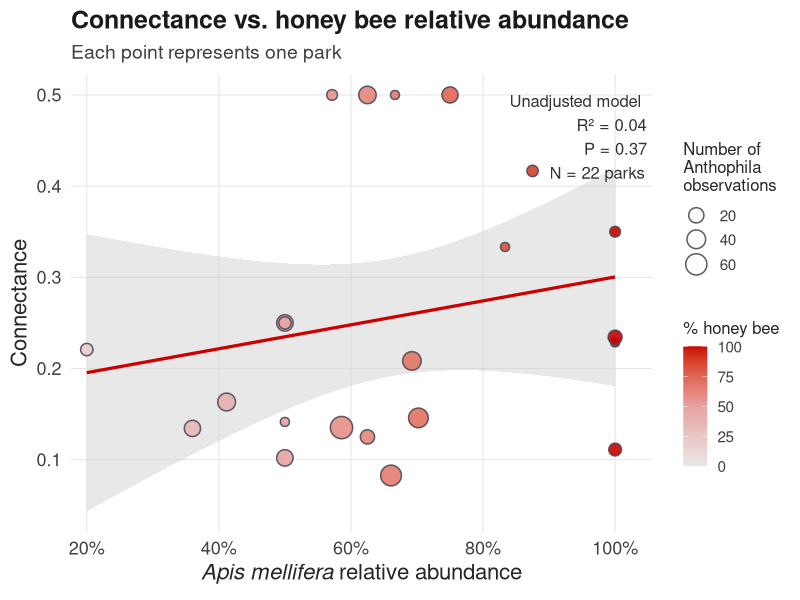
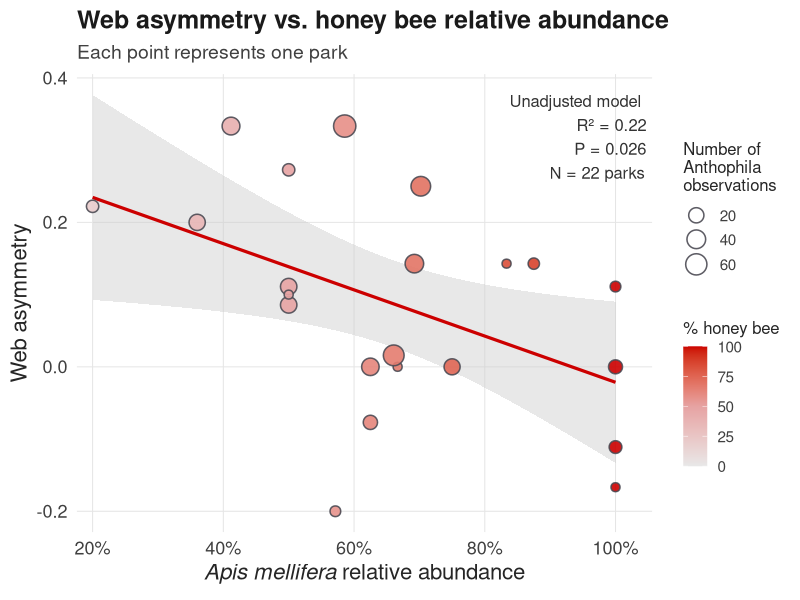
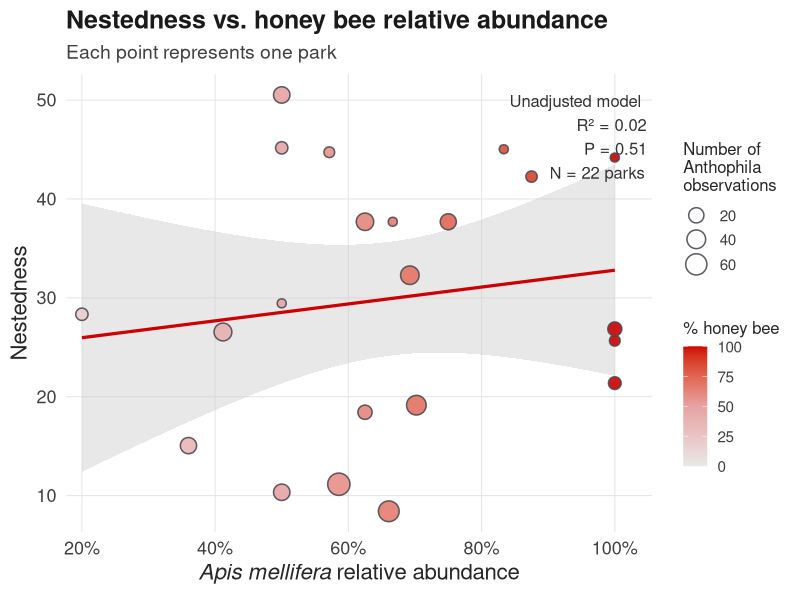
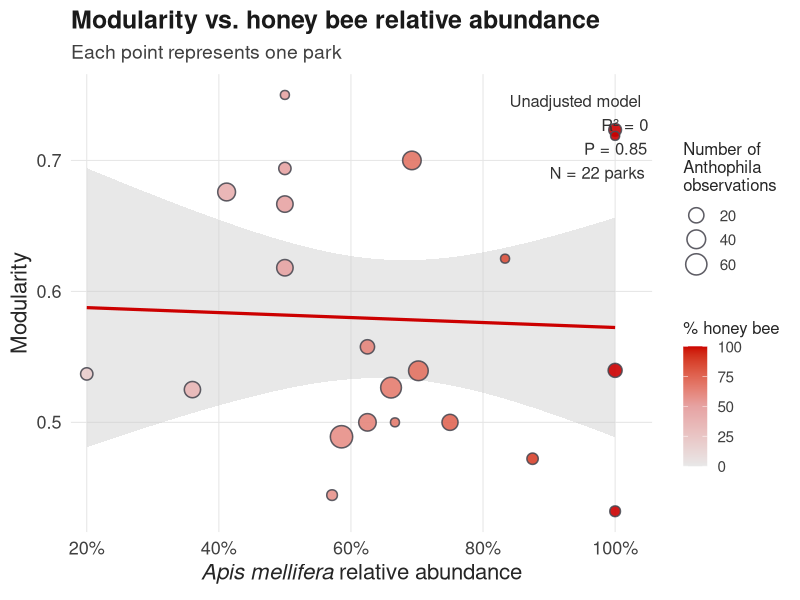
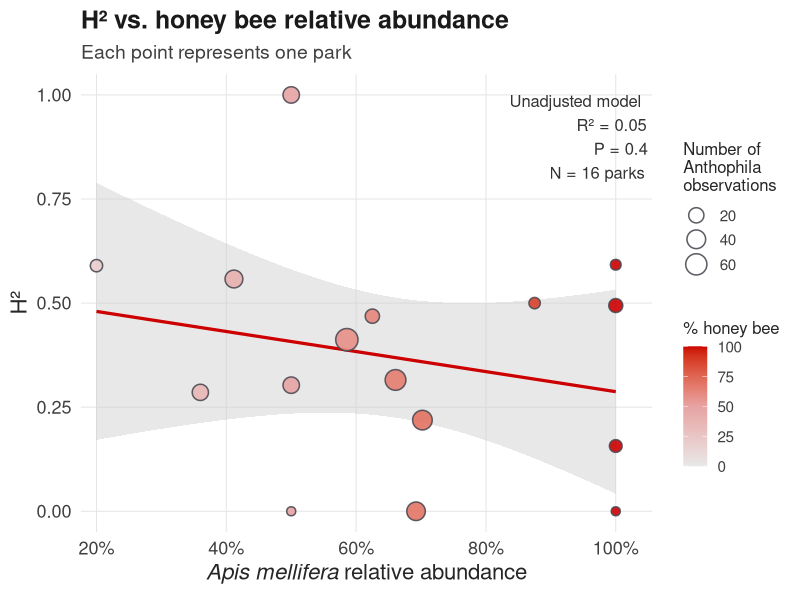
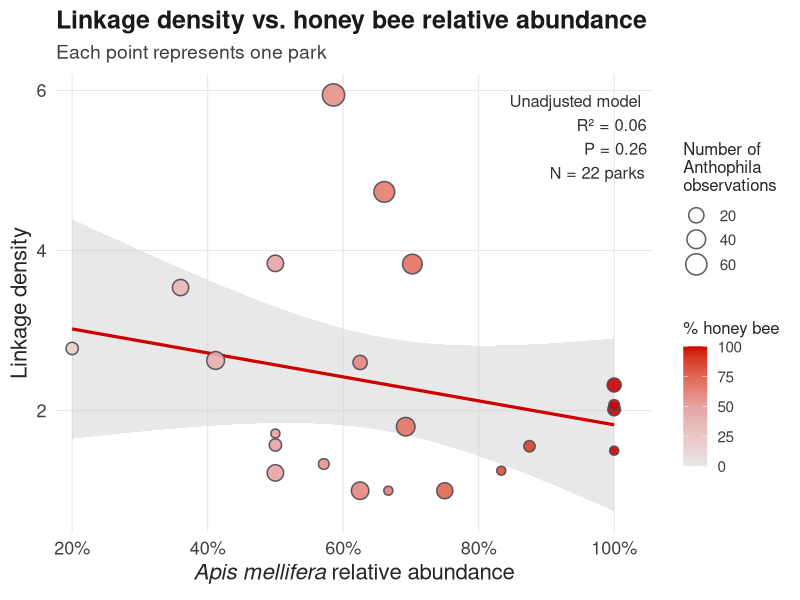
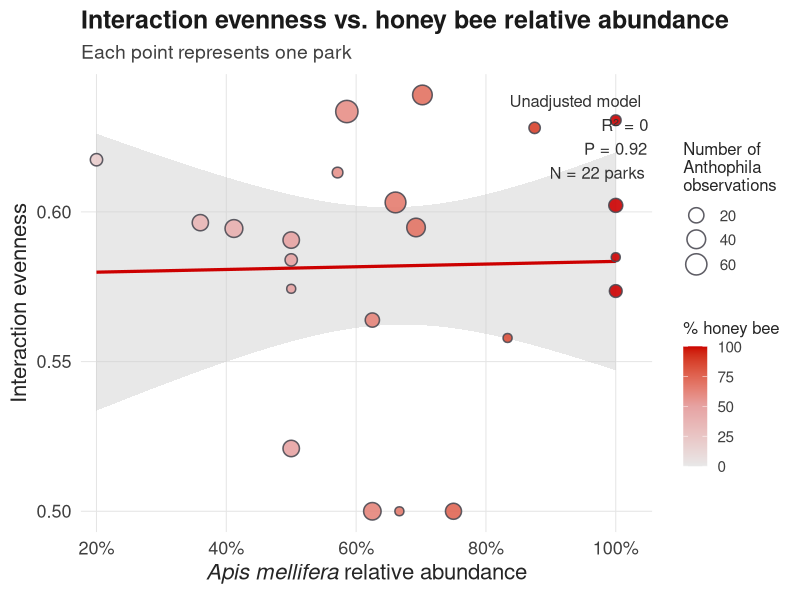
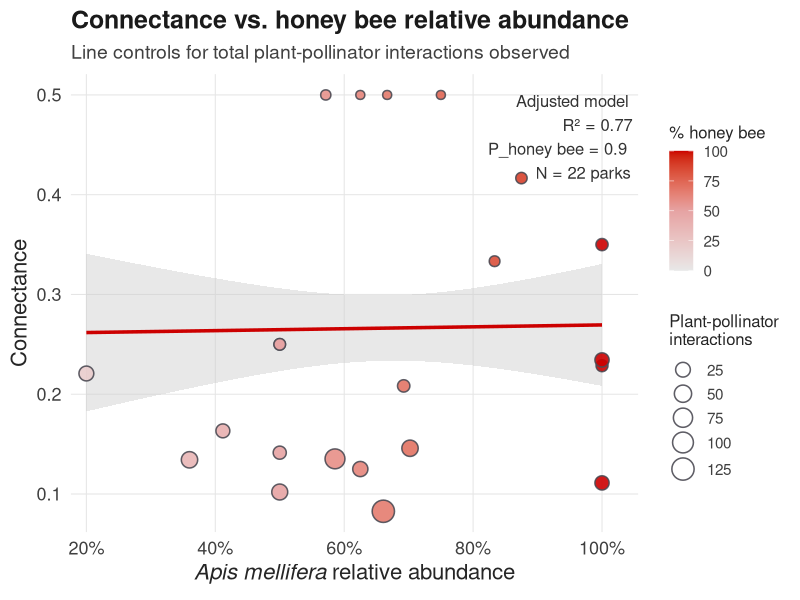

R code for these plots, in order:
# Purpose: Test whether relative abundance of honey bees in a park
# predicts park-level plant-pollinator network structure while controlling
# for total number of plant-pollinator interactions observed.
#
# Inputs:
#   ../Output/ApisRelAbund.csv
#   ../Output/park_level_network_metrics.csv
#
# Outputs:
#   Model summaries, adjusted model summaries, correlation matrix,
#   and styled regression plots.

# Libraries ####
library(tidyverse)
library(broom)
library(stringr)

# 0. Plot style and colors ####

# FAU approved / inspired colors
fau_blue <- "#003366"
fau_red  <- "#CC0000"
fau_gray <- "#CCCCCC"
fau_dark_gray <- "#4D4C55"

# Honey bee alarm color ramp:
# low = pale gray, mid = muted pink/red, high = FAU red
hb_low  <- "#E8E8E8"
hb_mid  <- "#E6A3A3"
hb_high <- fau_red

hb_ramp <- c(hb_low, hb_mid, hb_high)

theme_hb <- function(base_size = 15) {
  theme_minimal(base_size = base_size) +
    theme(
      panel.grid.minor = element_blank(),
      panel.grid.major = element_line(color = "grey90", linewidth = 0.35),
      axis.title = element_text(color = "grey15"),
      axis.text = element_text(color = "grey25"),
      plot.title = element_text(face = "bold", color = "grey10"),
      plot.subtitle = element_text(color = "grey25"),
      legend.title = element_text(color = "grey15"),
      legend.text = element_text(color = "grey25")
    )
}

clean_metric_label <- function(x) {
  x %>%
    str_replace_all("_", " ") %>%
    str_replace("H2", "H\u00B2") %>%
    str_to_sentence()
}

# 1. Read in data ####

relabund <- read.csv("../Output/ApisRelAbund.csv")
netMets  <- read.csv("../Output/park_level_network_metrics.csv", stringsAsFactors = FALSE)

# Inspect ####
names(relabund)
names(netMets)
glimpse(relabund)
glimpse(netMets)

# 2. Define join column ####

park_col_relabund <- "poly_id"
park_col_netmets  <- "park_name"

# 3. Clean park names before join ####

relabund <- relabund %>%
  mutate(
    park_join = str_trim(str_to_lower(.data[[park_col_relabund]]))
  )

netMets <- netMets %>%
  mutate(
    park_join = str_trim(str_to_lower(.data[[park_col_netmets]]))
  )

# 4. Check overlap between datasets ####

parks_relabund <- relabund %>% distinct(park_join)
parks_netmets  <- netMets %>% distinct(park_join)

parks_in_both <- inner_join(parks_relabund, parks_netmets, by = "park_join")
parks_only_relabund <- anti_join(parks_relabund, parks_netmets, by = "park_join")
parks_only_netmets  <- anti_join(parks_netmets, parks_relabund, by = "park_join")

cat("\n--- PARK OVERLAP SUMMARY ---\n")
cat("Parks in relabund:", nrow(parks_relabund), "\n")
cat("Parks in netMets :", nrow(parks_netmets), "\n")
cat("Parks in both    :", nrow(parks_in_both), "\n")
cat("Only in relabund :", nrow(parks_only_relabund), "\n")
cat("Only in netMets  :", nrow(parks_only_netmets), "\n")

if (nrow(parks_only_relabund) > 0) {
  cat("\nParks only in relabund:\n")
  print(parks_only_relabund)
}

if (nrow(parks_only_netmets) > 0) {
  cat("\nParks only in netMets:\n")
  print(parks_only_netmets)
}

# 5. Join datasets ####

dat <- relabund %>%
  inner_join(netMets, by = "park_join", suffix = c("_relabund", "_netmets"))

cat("\nRows in joined dataset:", nrow(dat), "\n")

# 6. Define honey bee relative abundance column ####
# IMPORTANT:
# Use percentageHB, not n_hb.
# n_hb is the number of honey bee observations.
# percentageHB is the relative abundance metric.

hb_col <- "percentageHB"

# 7. Create honey bee relative abundance variables ####

dat <- dat %>%
  mutate(
    hb_percent = as.numeric(.data[[hb_col]]),
    hb_raw = hb_percent / 100
  )

# Bound to (0,1) for logit transform
eps <- 0.001

dat <- dat %>%
  mutate(
    hb_bounded = pmin(pmax(hb_raw, eps), 1 - eps),
    hb_logit = qlogis(hb_bounded),
    hb_arcsine = asin(sqrt(hb_raw))
  )

summary(dat$hb_raw)
summary(dat$hb_logit)

# 7.1 Define sampling effort control ####
# interaction_sum comes from the network metric file and represents the
# total number of plant-pollinator interactions used to build each park network.

if (!"interaction_sum" %in% names(dat)) {
  stop("interaction_sum not found in dat. Check names(netMets) for the interaction-count column.")
}

dat <- dat %>%
  mutate(
    interaction_sum = as.numeric(interaction_sum),
    log_interaction_sum = log1p(interaction_sum)
  )

summary(dat$interaction_sum)
summary(dat$log_interaction_sum)

# 8. Choose network metrics to model ####

candidate_metrics <- c(
  "connectance",
  "web_asymmetry",
  "nestedness",
  "modularity",
  "H2",
  "linkage_density",
  "interaction_evenness"
)

response_vars <- candidate_metrics[candidate_metrics %in% names(dat)]

cat("\nResponse variables being modeled:\n")
print(response_vars)

# 9. Unadjusted models: metric ~ honey bee relative abundance ####
# These are useful as a baseline but do NOT control for sampling effort.

fit_one_model <- function(response, predictor = "hb_raw", data = dat) {
  
  model_df <- data %>%
    select(all_of(c(response, predictor))) %>%
    drop_na()
  
  if (nrow(model_df) < 5) {
    return(tibble(
      response = response,
      predictor = predictor,
      n = nrow(model_df),
      term = predictor,
      estimate = NA_real_,
      std.error = NA_real_,
      statistic = NA_real_,
      p.value = NA_real_,
      r.squared = NA_real_,
      adj.r.squared = NA_real_,
      AIC = NA_real_
    ))
  }
  
  if (sd(model_df[[response]], na.rm = TRUE) == 0) {
    return(tibble(
      response = response,
      predictor = predictor,
      n = nrow(model_df),
      term = predictor,
      estimate = NA_real_,
      std.error = NA_real_,
      statistic = NA_real_,
      p.value = NA_real_,
      r.squared = NA_real_,
      adj.r.squared = NA_real_,
      AIC = NA_real_
    ))
  }
  
  form <- as.formula(paste(response, "~", predictor))
  mod <- lm(form, data = model_df)
  
  coef_tab <- tidy(mod) %>%
    filter(term == predictor)
  
  g <- glance(mod)
  
  tibble(
    response = response,
    predictor = predictor,
    n = nrow(model_df),
    term = predictor,
    estimate = coef_tab$estimate,
    std.error = coef_tab$std.error,
    statistic = coef_tab$statistic,
    p.value = coef_tab$p.value,
    r.squared = g$r.squared,
    adj.r.squared = g$adj.r.squared,
    AIC = g$AIC
  )
}

model_results_raw <- map_dfr(response_vars, fit_one_model, predictor = "hb_raw", data = dat)
model_results_logit <- map_dfr(response_vars, fit_one_model, predictor = "hb_logit", data = dat)

model_results_raw <- model_results_raw %>%
  mutate(p_adj_fdr = p.adjust(p.value, method = "fdr")) %>%
  arrange(p.value)

model_results_logit <- model_results_logit %>%
  mutate(p_adj_fdr = p.adjust(p.value, method = "fdr")) %>%
  arrange(p.value)

cat("\n--- RESULTS: UNADJUSTED RAW HONEY BEE RELATIVE ABUNDANCE ---\n")
print(model_results_raw)

cat("\n--- RESULTS: UNADJUSTED LOGIT HONEY BEE RELATIVE ABUNDANCE ---\n")
print(model_results_logit)

write.csv(
  model_results_raw,
  "../Output/honeybee_network_metric_models_raw.csv",
  row.names = FALSE
)

write.csv(
  model_results_logit,
  "../Output/honeybee_network_metric_models_logit.csv",
  row.names = FALSE
)

# 10. Adjusted models: metric ~ honey bee relative abundance + interaction effort ####
# Main model:
#   metric ~ honey bee relative abundance + log(total plant-pollinator interactions observed)

fit_one_adjusted_model <- function(
    response,
    predictor = "hb_raw",
    effort = "log_interaction_sum",
    data = dat
) {
  
  model_df <- data %>%
    select(all_of(c(response, predictor, effort))) %>%
    drop_na()
  
  if (nrow(model_df) < 5) {
    return(tibble(
      response = response,
      predictor = predictor,
      effort = effort,
      n = nrow(model_df),
      term = predictor,
      estimate = NA_real_,
      std.error = NA_real_,
      statistic = NA_real_,
      p.value = NA_real_,
      r.squared = NA_real_,
      adj.r.squared = NA_real_,
      AIC = NA_real_
    ))
  }
  
  if (sd(model_df[[response]], na.rm = TRUE) == 0) {
    return(tibble(
      response = response,
      predictor = predictor,
      effort = effort,
      n = nrow(model_df),
      term = predictor,
      estimate = NA_real_,
      std.error = NA_real_,
      statistic = NA_real_,
      p.value = NA_real_,
      r.squared = NA_real_,
      adj.r.squared = NA_real_,
      AIC = NA_real_
    ))
  }
  
  form <- as.formula(paste(response, "~", predictor, "+", effort))
  mod <- lm(form, data = model_df)
  
  coef_tab <- tidy(mod) %>%
    filter(term == predictor)
  
  g <- glance(mod)
  
  tibble(
    response = response,
    predictor = predictor,
    effort = effort,
    n = nrow(model_df),
    term = predictor,
    estimate = coef_tab$estimate,
    std.error = coef_tab$std.error,
    statistic = coef_tab$statistic,
    p.value = coef_tab$p.value,
    r.squared = g$r.squared,
    adj.r.squared = g$adj.r.squared,
    AIC = g$AIC
  )
}

model_results_adjusted_raw <- map_dfr(
  response_vars,
  fit_one_adjusted_model,
  predictor = "hb_raw",
  effort = "log_interaction_sum",
  data = dat
)

model_results_adjusted_logit <- map_dfr(
  response_vars,
  fit_one_adjusted_model,
  predictor = "hb_logit",
  effort = "log_interaction_sum",
  data = dat
)

model_results_adjusted_raw <- model_results_adjusted_raw %>%
  mutate(p_adj_fdr = p.adjust(p.value, method = "fdr")) %>%
  arrange(p.value)

model_results_adjusted_logit <- model_results_adjusted_logit %>%
  mutate(p_adj_fdr = p.adjust(p.value, method = "fdr")) %>%
  arrange(p.value)

cat("\n--- RESULTS: ADJUSTED RAW HONEY BEE RELATIVE ABUNDANCE ---\n")
print(model_results_adjusted_raw)

cat("\n--- RESULTS: ADJUSTED LOGIT HONEY BEE RELATIVE ABUNDANCE ---\n")
print(model_results_adjusted_logit)

# 10.1 Save full adjusted model coefficient tables ####
# This saves all terms, not just the honey bee term.

full_adjusted_model_coefficients <- map_dfr(response_vars, function(resp) {
  
  model_df <- dat %>%
    select(all_of(c(resp, "hb_raw", "log_interaction_sum"))) %>%
    drop_na()
  
  if (nrow(model_df) < 5 || sd(model_df[[resp]], na.rm = TRUE) == 0) {
    return(tibble())
  }
  
  mod <- lm(
    as.formula(paste(resp, "~ hb_raw + log_interaction_sum")),
    data = model_df
  )
  
  tidy(mod) %>%
    mutate(
      response = resp,
      n = nrow(model_df),
      r.squared = glance(mod)$r.squared,
      adj.r.squared = glance(mod)$adj.r.squared,
      AIC = glance(mod)$AIC
    ) %>%
    relocate(response, n)
})

cat("\n--- FULL ADJUSTED MODEL COEFFICIENTS ---\n")
print(full_adjusted_model_coefficients)

write.csv(
  model_results_adjusted_raw,
  "../Output/honeybee_network_metric_models_adjusted_raw.csv",
  row.names = FALSE
)

write.csv(
  model_results_adjusted_logit,
  "../Output/honeybee_network_metric_models_adjusted_logit.csv",
  row.names = FALSE
)

write.csv(
  full_adjusted_model_coefficients,
  "../Output/honeybee_network_metric_models_adjusted_full_coefficients.csv",
  row.names = FALSE
)

# 11. Quick unadjusted styled plots for each response ####

plot_dir_unadjusted <- "../Output/network_metric_regression_plots"
if (!dir.exists(plot_dir_unadjusted)) dir.create(plot_dir_unadjusted, recursive = TRUE)

for (resp in response_vars) {
  
  pdat <- dat %>%
    select(all_of(c(resp, "hb_raw", "hb_percent", "n_apidae", "n_hb"))) %>%
    drop_na()
  
  if (nrow(pdat) < 5) next
  if (sd(pdat[[resp]], na.rm = TRUE) == 0) next
  
  resp_label <- clean_metric_label(resp)
  
  mod <- lm(as.formula(paste(resp, "~ hb_raw")), data = pdat)
  mod_glance <- glance(mod)
  mod_tidy <- tidy(mod)
  
  p_val <- mod_tidy %>%
    filter(term == "hb_raw") %>%
    pull(p.value)
  
  r2_val <- mod_glance$r.squared
  
  annotation_text <- paste0(
    "Unadjusted model",
    "\nR\u00B2 = ", round(r2_val, 2),
    "\nP = ", signif(p_val, 2),
    "\nN = ", nrow(pdat), " parks"
  )
  
  p <- ggplot(
    pdat,
    aes(
      x = hb_raw,
      y = .data[[resp]]
    )
  ) +
    geom_smooth(
      method = "lm",
      se = TRUE,
      color = fau_red,
      fill = fau_gray,
      linewidth = 1.1,
      alpha = 0.45
    ) +
    geom_point(
      aes(
        fill = hb_percent,
        size = n_apidae
      ),
      shape = 21,
      color = fau_dark_gray,
      stroke = 0.8,
      alpha = 0.9
    ) +
    annotate(
      "text",
      x = Inf,
      y = Inf,
      label = annotation_text,
      hjust = 1.08,
      vjust = 1.25,
      size = 4.2,
      color = "grey20"
    ) +
    scale_x_continuous(
      labels = scales::percent_format(accuracy = 1),
      expand = expansion(mult = c(0.03, 0.07))
    ) +
    scale_fill_gradientn(
      colors = hb_ramp,
      limits = c(0, 100),
      name = "% honey bee"
    ) +
    scale_size_continuous(
      range = c(2.5, 7),
      name = "Number of\nAnthophila\nobservations"
    ) +
    labs(
      x = expression(italic("Apis mellifera") ~ "relative abundance"),
      y = resp_label,
      title = paste(resp_label, "vs. honey bee relative abundance"),
      subtitle = "Each point represents one park"
    ) +
    theme_hb(base_size = 15) +
    theme(
      legend.position = "right",
      plot.title = element_text(size = 18),
      plot.subtitle = element_text(size = 14),
      axis.title = element_text(size = 16),
      axis.text = element_text(size = 13),
      legend.title = element_text(size = 12),
      legend.text = element_text(size = 11)
    )
  
  print(p)
  
  ggsave(
    filename = file.path(plot_dir_unadjusted, paste0(resp, "_vs_honeybee_unadjusted.png")),
    plot = p,
    width = 7,
    height = 5,
    units = "in",
    dpi = 300,
    bg = "white"
  )
}

# 12. Adjusted plots for each response ####
# These are not simple geom_smooth plots.
# They show the predicted relationship between honey bee relative abundance
# and the network metric while holding sampling effort at its median value.

plot_dir_adjusted <- "../Output/network_metric_regression_plots_adjusted"
if (!dir.exists(plot_dir_adjusted)) dir.create(plot_dir_adjusted, recursive = TRUE)

for (resp in response_vars) {
  
  pdat <- dat %>%
    select(all_of(c(resp, "hb_raw", "hb_percent", "interaction_sum", "log_interaction_sum"))) %>%
    drop_na()
  
  if (nrow(pdat) < 5) next
  if (sd(pdat[[resp]], na.rm = TRUE) == 0) next
  
  resp_label <- clean_metric_label(resp)
  
  mod <- lm(
    as.formula(paste(resp, "~ hb_raw + log_interaction_sum")),
    data = pdat
  )
  
  mod_glance <- glance(mod)
  mod_tidy <- tidy(mod)
  
  p_val <- mod_tidy %>%
    filter(term == "hb_raw") %>%
    pull(p.value)
  
  r2_val <- mod_glance$r.squared
  
  annotation_text <- paste0(
    "Adjusted model",
    "\nR\u00B2 = ", round(r2_val, 2),
    "\nP_honey bee = ", signif(p_val, 2),
    "\nN = ", nrow(pdat), " parks"
  )
  
  pred_dat <- tibble(
    hb_raw = seq(
      min(pdat$hb_raw, na.rm = TRUE),
      max(pdat$hb_raw, na.rm = TRUE),
      length.out = 100
    ),
    log_interaction_sum = median(pdat$log_interaction_sum, na.rm = TRUE)
  )
  
  preds <- predict(
    mod,
    newdata = pred_dat,
    interval = "confidence"
  ) %>%
    as.data.frame()
  
  pred_dat <- bind_cols(pred_dat, preds)
  
  p <- ggplot(
    pdat,
    aes(
      x = hb_raw,
      y = .data[[resp]]
    )
  ) +
    geom_ribbon(
      data = pred_dat,
      aes(
        x = hb_raw,
        ymin = lwr,
        ymax = upr
      ),
      inherit.aes = FALSE,
      fill = fau_gray,
      alpha = 0.45
    ) +
    geom_line(
      data = pred_dat,
      aes(
        x = hb_raw,
        y = fit
      ),
      inherit.aes = FALSE,
      color = fau_red,
      linewidth = 1.2
    ) +
    geom_point(
      aes(
        fill = hb_percent,
        size = interaction_sum
      ),
      shape = 21,
      color = fau_dark_gray,
      stroke = 0.8,
      alpha = 0.9
    ) +
    annotate(
      "text",
      x = Inf,
      y = Inf,
      label = annotation_text,
      hjust = 1.08,
      vjust = 1.25,
      size = 4.2,
      color = "grey20"
    ) +
    scale_x_continuous(
      labels = scales::percent_format(accuracy = 1),
      expand = expansion(mult = c(0.03, 0.07))
    ) +
    scale_fill_gradientn(
      colors = hb_ramp,
      limits = c(0, 100),
      name = "% honey bee"
    ) +
    scale_size_continuous(
      range = c(2.5, 7),
      name = "Plant-pollinator\ninteractions"
    ) +
    labs(
      x = expression(italic("Apis mellifera") ~ "relative abundance"),
      y = resp_label,
      title = paste(resp_label, "vs. honey bee relative abundance"),
      subtitle = "Line controls for total plant-pollinator interactions observed"
    ) +
    theme_hb(base_size = 15) +
    theme(
      legend.position = "right",
      plot.title = element_text(size = 18),
      plot.subtitle = element_text(size = 14),
      axis.title = element_text(size = 16),
      axis.text = element_text(size = 13),
      legend.title = element_text(size = 12),
      legend.text = element_text(size = 11)
    )
  
  print(p)
  
  ggsave(
    filename = file.path(plot_dir_adjusted, paste0(resp, "_vs_honeybee_adjusted.png")),
    plot = p,
    width = 7,
    height = 5,
    units = "in",
    dpi = 300,
    bg = "white"
  )
}

# 13. Main poster-style adjusted nestedness plot ####

if ("nestedness" %in% names(dat)) {
  
  nested_dat <- dat %>%
    select(nestedness, hb_raw, hb_percent, interaction_sum, log_interaction_sum) %>%
    drop_na()
  
  nested_mod <- lm(
    nestedness ~ hb_raw + log_interaction_sum,
    data = nested_dat
  )
  
  nested_glance <- glance(nested_mod)
  nested_tidy <- tidy(nested_mod)
  
  nested_p <- nested_tidy %>%
    filter(term == "hb_raw") %>%
    pull(p.value)
  
  nested_r2 <- nested_glance$r.squared
  
  annotation_text <- paste0(
    "Adjusted model",
    "\nR\u00B2 = ", round(nested_r2, 2),
    "\nP_honey bee = ", signif(nested_p, 2),
    "\nN = ", nrow(nested_dat), " parks"
  )
  
  nested_pred <- tibble(
    hb_raw = seq(
      min(nested_dat$hb_raw, na.rm = TRUE),
      max(nested_dat$hb_raw, na.rm = TRUE),
      length.out = 100
    ),
    log_interaction_sum = median(nested_dat$log_interaction_sum, na.rm = TRUE)
  )
  
  nested_preds <- predict(
    nested_mod,
    newdata = nested_pred,
    interval = "confidence"
  ) %>%
    as.data.frame()
  
  nested_pred <- bind_cols(nested_pred, nested_preds)
  
  nestedness_plot <- ggplot(
    nested_dat,
    aes(
      x = hb_raw,
      y = nestedness
    )
  ) +
    geom_ribbon(
      data = nested_pred,
      aes(
        x = hb_raw,
        ymin = lwr,
        ymax = upr
      ),
      inherit.aes = FALSE,
      fill = fau_gray,
      alpha = 0.45
    ) +
    geom_line(
      data = nested_pred,
      aes(
        x = hb_raw,
        y = fit
      ),
      inherit.aes = FALSE,
      color = fau_red,
      linewidth = 1.2
    ) +
    geom_point(
      aes(
        fill = hb_percent,
        size = interaction_sum
      ),
      shape = 21,
      color = fau_dark_gray,
      stroke = 0.9,
      alpha = 0.9
    ) +
    annotate(
      "text",
      x = Inf,
      y = Inf,
      label = annotation_text,
      hjust = 1.08,
      vjust = 1.25,
      size = 4.8,
      color = "grey20"
    ) +
    scale_x_continuous(
      labels = scales::percent_format(accuracy = 1),
      expand = expansion(mult = c(0.03, 0.07))
    ) +
    scale_fill_gradientn(
      colors = hb_ramp,
      limits = c(0, 100),
      name = "% honey bee"
    ) +
    scale_size_continuous(
      range = c(3, 8),
      name = "Plant-pollinator\ninteractions"
    ) +
    labs(
      x = expression(italic("Apis mellifera") ~ "relative abundance"),
      y = "Nestedness",
      title = "Nestedness vs. honey bee relative abundance",
      subtitle = "Regression controls for total plant-pollinator interactions observed"
    ) +
    theme_hb(base_size = 17) +
    theme(
      legend.position = "right",
      plot.title = element_text(size = 22),
      plot.subtitle = element_text(size = 16),
      axis.title = element_text(size = 18),
      axis.text = element_text(size = 15),
      legend.title = element_text(size = 13),
      legend.text = element_text(size = 12)
    )
  
  nestedness_plot
  
  ggsave(
    "../Output/nestedness_vs_honeybee_relative_abundance_adjusted_poster.png",
    nestedness_plot,
    width = 8,
    height = 5.5,
    units = "in",
    dpi = 300,
    bg = "white"
  )
}

# 14. Correlation matrix ####
# Use numeric columns only; include honey bee abundance, effort, and network metrics.

corr_vars <- c("hb_raw", "hb_percent", "interaction_sum", "log_interaction_sum", response_vars)
corr_vars <- corr_vars[corr_vars %in% names(dat)]

corr_df <- dat %>%
  select(all_of(corr_vars)) %>%
  select(where(is.numeric))

corr_mat <- cor(corr_df, use = "pairwise.complete.obs", method = "pearson")

print(corr_mat)

write.csv(
  corr_mat,
  "../Output/honeybee_network_metric_correlation_matrix.csv"
)

# 15. Draw correlation matrix as a heatmap ####

corr_long <- as.data.frame(as.table(corr_mat)) %>%
  rename(var1 = Var1, var2 = Var2, correlation = Freq) %>%
  mutate(
    var1 = clean_metric_label(as.character(var1)),
    var2 = clean_metric_label(as.character(var2)),
    var1 = str_replace(var1, "Hb raw", "Honey bee relative abundance"),
    var2 = str_replace(var2, "Hb raw", "Honey bee relative abundance"),
    var1 = str_replace(var1, "Hb percent", "% honey bee"),
    var2 = str_replace(var2, "Hb percent", "% honey bee"),
    var1 = str_replace(var1, "Interaction sum", "Plant-pollinator interactions"),
    var2 = str_replace(var2, "Interaction sum", "Plant-pollinator interactions"),
    var1 = str_replace(var1, "Log interaction sum", "Log interactions"),
    var2 = str_replace(var2, "Log interaction sum", "Log interactions")
  )

corr_plot <- ggplot(corr_long, aes(x = var1, y = var2, fill = correlation)) +
  geom_tile(color = "white", linewidth = 0.5) +
  geom_text(
    aes(label = round(correlation, 2)),
    size = 4,
    color = "grey15"
  ) +
  scale_fill_gradient2(
    low = fau_blue,
    mid = "white",
    high = fau_red,
    midpoint = 0,
    limits = c(-1, 1),
    name = "Pearson\ncorrelation"
  ) +
  coord_equal() +
  theme_hb(base_size = 14) +
  theme(
    axis.text.x = element_text(angle = 45, hjust = 1),
    panel.grid = element_blank(),
    plot.title = element_text(size = 18)
  ) +
  labs(
    title = "Correlation matrix: honey bee abundance, effort, and network metrics",
    x = NULL,
    y = NULL
  )

corr_plot

ggsave(
  "../Output/honeybee_network_metric_correlation_matrix.png",
  corr_plot,
  width = 8,
  height = 7,
  units = "in",
  dpi = 300,
  bg = "white"
)

# 16. Optional: simple model comparison table ####
# This puts unadjusted and adjusted honey bee effects side-by-side.

model_comparison <- model_results_raw %>%
  select(
    response,
    n_unadjusted = n,
    estimate_unadjusted = estimate,
    p_unadjusted = p.value,
    r2_unadjusted = r.squared,
    p_adj_fdr_unadjusted = p_adj_fdr
  ) %>%
  left_join(
    model_results_adjusted_raw %>%
      select(
        response,
        n_adjusted = n,
        estimate_adjusted = estimate,
        p_adjusted = p.value,
        r2_adjusted = r.squared,
        adj_r2_adjusted = adj.r.squared,
        p_adj_fdr_adjusted = p_adj_fdr
      ),
    by = "response"
  ) %>%
  arrange(p_adjusted)

cat("\n--- MODEL COMPARISON: UNADJUSTED VS ADJUSTED ---\n")
print(model_comparison)

write.csv(
  model_comparison,
  "../Output/honeybee_network_metric_model_comparison.csv",
  row.names = FALSE
)
